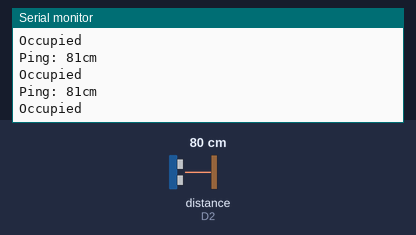
Simulated run of this sketch. Board: ESP8266 (NodeMCU). Shown: the last lines printed to the serial monitor. The test bench sets the inputs (shaded band); at power-on: distance to the obstacle (sensor on D2) 80 cm. The echo pulse lasts 58.3 µs per cm.

Above: at 1.8 s.
1.9 s: distance to the obstacle (sensor on D2) set to 2 cm
At 2.4 s:
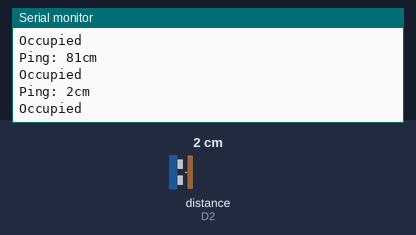
3.4 s: distance to the obstacle (sensor on D2) set to 4 cm
At 3.9 s:
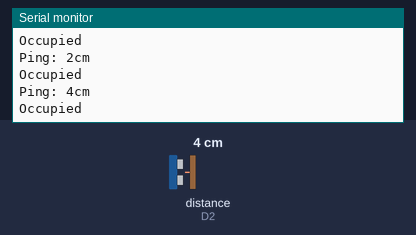
Timing chart, 0 to 6.4 s (numbered marks = the images above; inputs shaded):
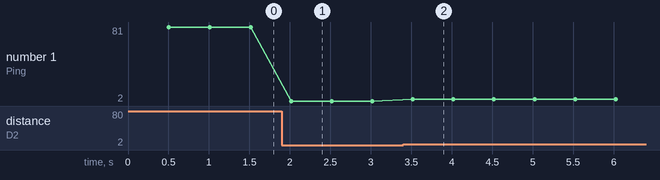

Measured:
- after the input at 1.9 s, the serial monitor: prints a new line after 0.12 s (image 1)
- after the input at 3.4 s, the serial monitor: prints a new line after 0.12 s (image 2)
- plotted number 1: 81 → 2 after the input at 1.9 s, 2 → 4 after the input at 3.4 s

The sketch:

Exercise_2_-_Ultrasound_Sensor.ino
```cpp
#include <NewPingESP8266.h>

#define TRIGGER_PIN D1
#define ECHO_PIN    D2
#define MAX_DISTANCE 200 // maximum distance we want to ping for (in centimeters). Maximum sensor distance is 400-500cm.

NewPingESP8266 sonar(TRIGGER_PIN, ECHO_PIN, MAX_DISTANCE); //Initialization of the sonar


void setup() {
  Serial.begin(9600);
  // put your setup code here, to run once:

}

void loop() {
  delay(500); // Wait 500ms between pings (about 2pings/sec). 29ms should be the shortest delay between pings.
  unsigned int uS = sonar.ping(); // Send ping, get ping time in microseconds (uS).
  Serial.print("Ping: ");
  Serial.print(uS / US_ROUNDTRIP_CM); // Convert ping time to distance and print result (0 = outside MAX_DISTANCE, no ping echo)
  Serial.println("cm");
  // put your main code here, to run repeatedly:

  if((uS / US_ROUNDTRIP_CM)>200)
  {
  Serial.println("Unoccupied");
  Serial.print("\n");
  }
  else if ((uS / US_ROUNDTRIP_CM)<200)
  {
  Serial.println("Occupied");
  Serial.print("\n");
  }

}
```
